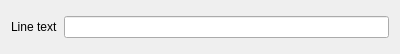
<?xml version="1.0" encoding="UTF-8"?>
<ui version="4.0">
 <class>LineEditPageLineWidget</class>
 <widget class="QWidget" name="LineEditPageLineWidget">
  <property name="geometry">
   <rect>
    <x>0</x>
    <y>0</y>
    <width>400</width>
    <height>54</height>
   </rect>
  </property>
  <property name="windowTitle">
   <string>Form</string>
  </property>
  <layout class="QHBoxLayout" name="horizontalLayout">
   <item>
    <widget class="QLabel" name="label">
     <property name="text">
      <string>Line text</string>
     </property>
    </widget>
   </item>
   <item>
    <widget class="QLineEdit" name="lineEdit">
     <property name="minimumSize">
      <size>
       <width>100</width>
       <height>0</height>
      </size>
     </property>
     <property name="dragEnabled">
      <bool>true</bool>
     </property>
    </widget>
   </item>
  </layout>
 </widget>
 <resources/>
 <connections/>
</ui>
